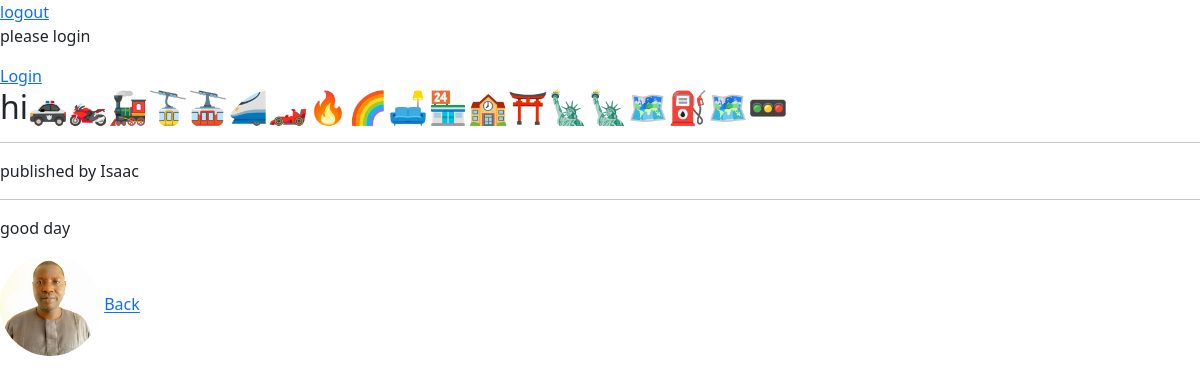
The app's page /messages/19/ with its own data.
### posts/models.py (models this page shows, shortened)
class Message(models.Model):
    author = models.ForeignKey("auth.User", on_delete=models.CASCADE)
    title = models.CharField(max_length=100)
    message = models.TextField(max_length=1000)
    created_at = models.DateTimeField(auto_now_add=True)
    picture = models.ImageField(upload_to="image/", blank=True, null=True)

### posts/views.py (the view)
# urls.py: path("messages/<int:pk>/", MessageDetailView.as_view(), name="message_detail"),
class MessageDetailView(DetailView):
    model = Message
    template_name = "posts/message_detail.html"
    context_object_name = "post"

### posts/templates/posts/message_detail.html (shortened to what this page needs)
{% extends "base.html" %}
{% block content %}
<h2>{{post.title}}</h2>
<hr>
<p> published by {{post.author}}</p>
<hr>
<p>{{post.message}}</p>
<img src="{{post.picture.url}}" alt="image" width="100" height="100" style="border-radius: 100px">
<a href="{% url 'messages' %}">Back</a>
{% endblock content %}

### records on screen
Message: title "hi🚓🏍🚂🚡🚠🚄🏎🔥🌈🛋🏪🏫⛩🗽🗽🗺⛽🗺🚥", author "Isaac", message "good day", picture (picture)
